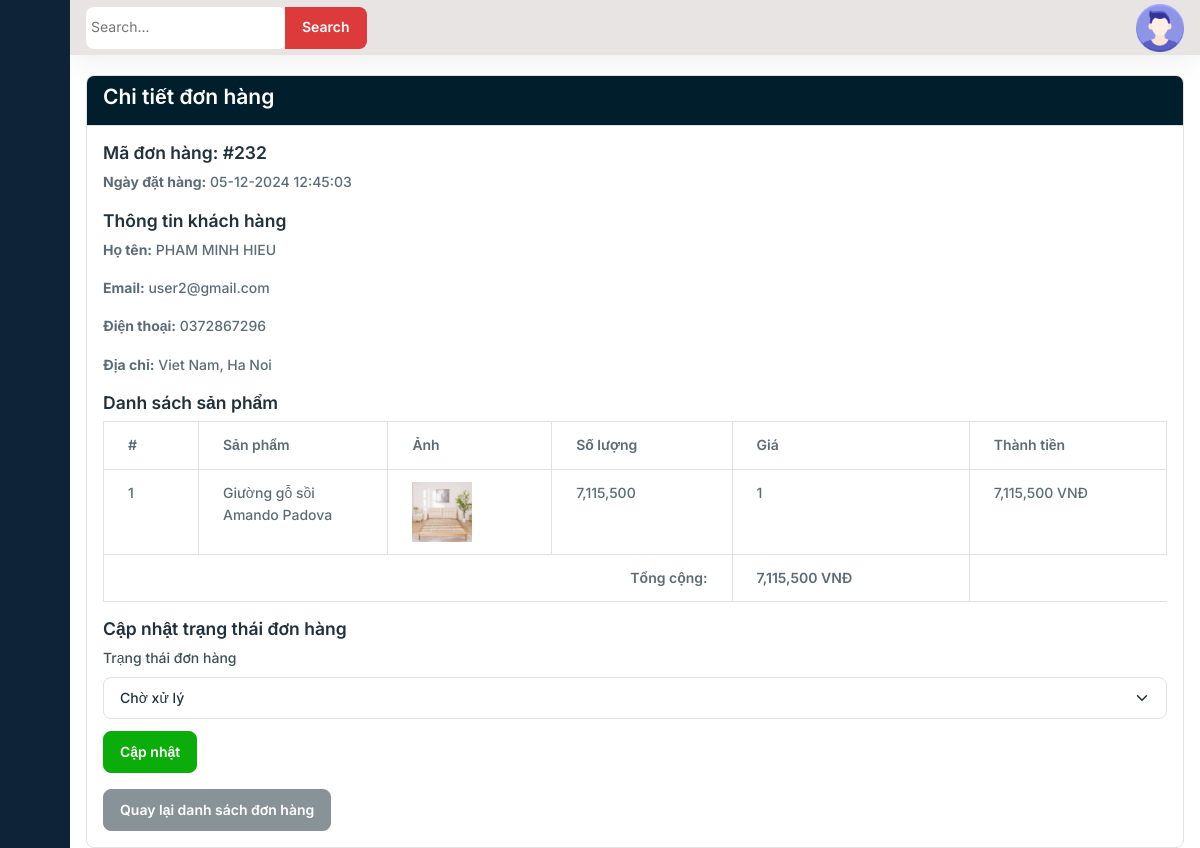
The page /admin/?ctl=detail-order&id=232 (signed in) on the database its author committed.
### tables this page shows
CREATE TABLE `orders` (
  `id` int NOT NULL,
  `user_id` int NOT NULL,
  `status` varchar(100) NOT NULL,
  `payment` varchar(100) NOT NULL,
  `total_price` decimal(10,2) NOT NULL,
  `created_at` datetime NOT NULL DEFAULT CURRENT_TIMESTAMP COMMENT 'Ngày mua '
);

CREATE TABLE `users` (
  `id` int NOT NULL,
  `fullname` varchar(150) NOT NULL,
  `username` varchar(199) NOT NULL,
  `password` varchar(199) NOT NULL,
  `email` varchar(199) NOT NULL,
  `image` varchar(255) DEFAULT '/assets/images/account.png',
  `phone` varchar(15) DEFAULT NULL,
  `address` varchar(255) DEFAULT NULL,
  `role` enum('admin','user') DEFAULT 'user',
  `created_at` timestamp NOT NULL DEFAULT CURRENT_TIMESTAMP,
  `updated_at` timestamp NOT NULL DEFAULT CURRENT_TIMESTAMP
);

CREATE TABLE `order_details` (
  `id` int NOT NULL,
  `order_id` int NOT NULL,
  `product_id` int NOT NULL,
  `price` bigint NOT NULL,
  `quantity` int NOT NULL
);

CREATE TABLE `products` (
  `id` int NOT NULL,
  `name` varchar(255) NOT NULL,
  `image` varchar(255) NOT NULL,
  `price` bigint NOT NULL,
  `quantity` int NOT NULL,
  `description` text NOT NULL,
  `status` tinyint(1) NOT NULL DEFAULT '1',
  `category_id` int NOT NULL
);

### common/function.php (called while the page is built, shortened)
<?php
function view($path_view, $data = [])
{
    extract($data);
    $path_view = str_replace(".", "/", $path_view);
    include_once ROOT_DIR . "views/$path_view.php";
}

### controllers/OrderController.php (called while the page is built, shortened)
<?php
class OrderController
{
    public function showOrder()
    {
        $id = $_GET['id'];
        $order = (new Order)->find($id);
        $order_details = (new Order)->listOrderDetail($id);
        $status = (new Order)->status_detail;
        return view('admin.orders.detail', compact('order', 'order_details', 'status', 'message'));
    }
}

### admin/index.php (called while the page is built, shortened)
<?php
require_once __DIR__ . "/../common/function.php";
require_once __DIR__ . "/../models/BaseModel.php";
require_once __DIR__ . "/../models/Order.php";
require_once __DIR__ . "/../controllers/OrderController.php";
$ctl = $_GET['ctl'] ?? "";
match ($ctl) {
    '' => (new AdminStatisticsController)->index(),
    'profile' => (new AdminUserController)->profile(),
    'listsp' => (new AdminProductController)->index(),
    'addsp' => (new AdminProductController)->create(),
    'storesp' => (new AdminProductController)->store(),
    'deletesp' => (new AdminProductController)->delete(),
    'editsp' => (new AdminProductController)->edit(),
    'updatesp' => (new AdminProductController)->update(),
    'listdm' => (new AdminCategoryController)->index(),
    'adddm' => (new AdminCategoryController)->create(),
    'storedm' => (new AdminCategoryController)->store(),
    'deletedm' => (new AdminCategoryController)->delete(),
    'editdm' => (new AdminCategoryController)->edit(),
    'updatedm' => (new AdminCategoryController)->update(),
    'listuser' => (new AdminUserController)->index(),
    'adduser' => (new AdminUserController)->create(),
    'storedm' => (new AdminUserController)->store(),
    'deleteuser' => (new AdminUserController)->delete(),
    'edituser' => (new AdminUserController)->edit(),
    'updateuser' => (new AdminUserController)->update(),
    'listcomment' => (new AdminCommentController)->index(),
    'deletecomment' => (new AdminCommentController)->delete(),
    'list-order' => (new OrderController) ->index(),
    'detail-order' =>(new OrderController) ->showOrder(),
    default => view('errors.404'),
};

### models/BaseModel.php (called while the page is built, shortened)
<?php
class BaseModel
{
    public function __construct()
    {
        try {
            $this->conn = new PDO("mysql:host=localhost; dbname=du-an-1; charset=utf8; port=3306", "root", "");
        } catch (PDOException $e) {
            echo "Lỗi kết nối CSDL: " . $e->getMessage();
        }
    }
}

### models/Order.php (called while the page is built, shortened)
<?php
class Order extends BaseModel
{
    public function find($id)
    {
        $sql = "SELECT o.*, fullname, email, address, phone
        FROM orders o JOIN users u ON o.user_id=u.id
        WHERE o.id=:id";
        $stmt = $this->conn->prepare($sql);
        $stmt->execute(['id' => $id]);
        return $stmt->fetch(PDO::FETCH_ASSOC);
    }
    public function listOrderDetail($id)
    {
        $sql = "SELECT od.*, name, image FROM order_details od JOIN products p on od.product_id = p.id WHERE od.order_id=:id";
        $stmt = $this->conn->prepare($sql);
        $stmt->execute(['id' => $id]);
        return $stmt->fetchAll(PDO::FETCH_ASSOC);
    }
}

### views/admin/orders/detail.php (the view, shortened to what this page needs)
<?php include_once ROOT_DIR . "views/admin/sidebar.php" ?>
<div class="main">
    <?php include_once ROOT_DIR . "views/admin/header.php" ?>
    <div class="container mt-5">
        <div class="card">
            <div class="card-header bg-dark">
                <h4 class="text-white">Chi tiết đơn hàng</h4>
            </div>
            <div class="card-body">
                <div class="mb-4">
                    <h5>Mã đơn hàng: #<?= $order['id'] ?></h5>
                    <p><strong>Ngày đặt hàng:</strong> <?= date('d-m-Y H:i:s', strtotime($order['created_at'])) ?></p>
                </div>
                <div class="mb-4">
                    <h5>Thông tin khách hàng</h5>
                    <p><strong>Họ tên:</strong> <?= $order['fullname'] ?></p>
                    <p><strong>Email:</strong> <?= $order['email'] ?></p>
                    <p><strong>Điện thoại:</strong> <?= $order['phone'] ?></p>
                    <p><strong>Địa chỉ:</strong> <?= $order['address'] ?></p>
                </div>
                <div class="mb-4">
                    <h5>Danh sách sản phẩm</h5>
                    <table class="table table-bordered">
                        <thead>
                            <tr>
                                <th>#</th>
                                <th>Sản phẩm</th>
                                <th>Ảnh</th>
                                <th>Số lượng</th>
                                <th>Giá</th>
                                <th>Thành tiền</th>
                            </tr>
                        </thead>
                        <tbody>
                            <?php foreach ($order_details as $stt => $detail) : ?>
                                <tr>
                                    <td><?= $stt + 1 ?></td>
                                    <td><?= $detail['name'] ?></td>
                                    <td>
                                        <img src="<?= ROOT_URL . $detail['image'] ?>" width="60" alt="">
                                    </td>
                                    <td><?= number_format($detail['price']) ?></td>
                                    <td><?= $detail['quantity'] ?></td>
                                    <td><?= number_format($detail['price'] * $detail['quantity']) ?> VNĐ</td>
                                </tr>
                            <?php endforeach ?>
                        </tbody>
                        <tfoot>
                            <tr>
                                <th colspan="4" class="text-end">Tổng cộng:</th>
                                <th><?= number_format($order['total_price']) ?> VNĐ</th>
                            </tr>
                        </tfoot>
                    </table>
                </div>
                <div class="mb-4">
                    <h5>Cập nhật trạng thái đơn hàng</h5>
                    <form action="" method="POST">
                        <div class="mb-3">
                            <label for="orderStatus" class="form-label">Trạng thái đơn hàng</label>
                            <select id="orderStatus" name="status" class="form-select">
                                <?php foreach ($status as $key => $value) : ?>
                                    <option value="<?= $key ?>" <?= $order['status'] == $key ? 'selected' : '' ?>
                                        <?php
                                        if ($order['status'] == 2 && in_array($key, [1, 4])) {
                                            echo "disabled";
                                        } elseif ($order['status'] == 3 && in_array($key, [1, 2, 4])) {
                                            echo "disabled";
                                        } elseif ($order['status'] == 4 && in_array($key, [1, 2, 3])) {
                                            echo "disabled";
                                        }
                                        ?>>
                                        <?= $value ?>
                                    </option>
                                <?php endforeach ?>
                            </select>
                        </div>
                        <button type="submit" class="btn btn-primary">Cập nhật</button>
                    </form>
                </div>
                <div class="d-flex justify-content-between">
                    <a href="<?= ADMIN_URL . '?ctl=list-order' ?>" class="btn btn-secondary">Quay lại danh sách đơn hàng</a>
                </div>
            </div>
        </div>
    </div>
</div>
<?php include_once ROOT_DIR . "views/admin/footer.php" ?>

### assets/css/admin.css (style rules this page uses)
a { text-decoration: none; }
body { font-family: 'Poppins', sans-serif; }
.main { display: flex; flex-direction: column; min-height: 100vh; width: 100%; overflow: hidden; transition: all 0.35s ease-in-out; background-color: #fff; min-width: 0; }
table tr td { max-width: 100px; max-height: 100px; }

### rows shown on the page
orders: id "232", created_at "05-12-2024 12:45:03", user.fullname "PHAM MINH HIEU", user.email "user2@gmail.com", user.phone "0372867296", user.address "Viet Nam, Ha Noi", total_price "7,115,500", status "Chờ xử lý"
order_details: product.name "Giường gỗ sồi Amando Padova", product.image (picture), price "7,115,500", quantity "1", $detail['price'] * $detail['quantity'] "7,115,500"
